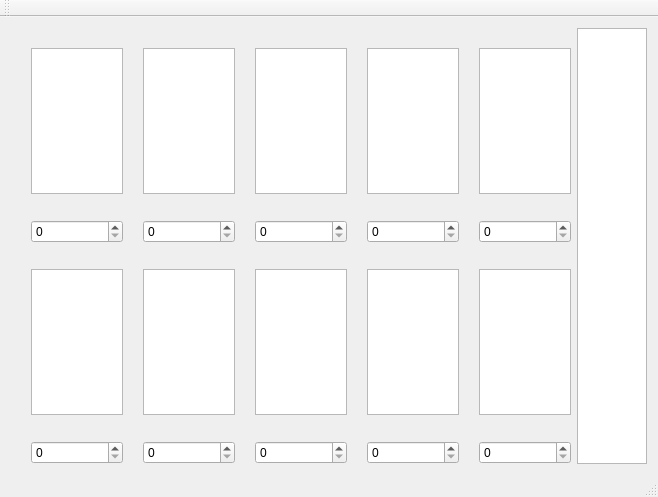
<?xml version="1.0" encoding="UTF-8"?>
<ui version="4.0">
 <class>Shop</class>
 <widget class="QMainWindow" name="Shop">
  <property name="geometry">
   <rect>
    <x>0</x>
    <y>0</y>
    <width>658</width>
    <height>497</height>
   </rect>
  </property>
  <property name="cursor">
   <cursorShape>PointingHandCursor</cursorShape>
  </property>
  <property name="windowTitle">
   <string>Shop</string>
  </property>
  <widget class="QWidget" name="centralWidget">
   <property name="styleSheet">
    <string notr="true">#centralWidget{
background-image : url(:/images/C:/Users/Jeannot MN/Desktop/image.png);
}</string>
   </property>
   <layout class="QHBoxLayout" name="horizontalLayout_7">
    <item>
     <spacer name="verticalSpacer">
      <property name="orientation">
       <enum>Qt::Vertical</enum>
      </property>
      <property name="sizeHint" stdset="0">
       <size>
        <width>20</width>
        <height>40</height>
       </size>
      </property>
     </spacer>
    </item>
    <item>
     <layout class="QGridLayout" name="gridLayout_2">
      <item row="1" column="0">
       <layout class="QVBoxLayout" name="verticalLayout_2">
        <item>
         <layout class="QHBoxLayout" name="horizontalLayout_5" stretch="0,0,0,0,0">
          <property name="spacing">
           <number>20</number>
          </property>
          <property name="topMargin">
           <number>20</number>
          </property>
          <property name="bottomMargin">
           <number>20</number>
          </property>
          <item>
           <widget class="QTextBrowser" name="textBrowser_6"/>
          </item>
          <item>
           <widget class="QTextBrowser" name="textBrowser_7"/>
          </item>
          <item>
           <widget class="QTextBrowser" name="textBrowser_8"/>
          </item>
          <item>
           <widget class="QTextBrowser" name="textBrowser_9"/>
          </item>
          <item>
           <widget class="QTextBrowser" name="textBrowser_10"/>
          </item>
         </layout>
        </item>
        <item>
         <layout class="QHBoxLayout" name="horizontalLayout_6">
          <property name="spacing">
           <number>20</number>
          </property>
          <property name="topMargin">
           <number>0</number>
          </property>
          <property name="rightMargin">
           <number>0</number>
          </property>
          <property name="bottomMargin">
           <number>0</number>
          </property>
          <item>
           <widget class="QSpinBox" name="spinBox_6"/>
          </item>
          <item>
           <widget class="QSpinBox" name="spinBox_7"/>
          </item>
          <item>
           <widget class="QSpinBox" name="spinBox_8"/>
          </item>
          <item>
           <widget class="QSpinBox" name="spinBox_9"/>
          </item>
          <item>
           <widget class="QSpinBox" name="spinBox_10"/>
          </item>
         </layout>
        </item>
       </layout>
      </item>
      <item row="0" column="0">
       <layout class="QVBoxLayout" name="verticalLayout">
        <item>
         <layout class="QHBoxLayout" name="horizontalLayout" stretch="0,0,0,0,0">
          <property name="spacing">
           <number>20</number>
          </property>
          <property name="topMargin">
           <number>20</number>
          </property>
          <property name="bottomMargin">
           <number>20</number>
          </property>
          <item>
           <widget class="QTextBrowser" name="textBrowser_2"/>
          </item>
          <item>
           <widget class="QTextBrowser" name="textBrowser"/>
          </item>
          <item>
           <widget class="QTextBrowser" name="textBrowser_3"/>
          </item>
          <item>
           <widget class="QTextBrowser" name="textBrowser_4"/>
          </item>
          <item>
           <widget class="QTextBrowser" name="textBrowser_5"/>
          </item>
         </layout>
        </item>
        <item>
         <layout class="QHBoxLayout" name="horizontalLayout_3">
          <property name="spacing">
           <number>20</number>
          </property>
          <property name="topMargin">
           <number>0</number>
          </property>
          <property name="rightMargin">
           <number>0</number>
          </property>
          <property name="bottomMargin">
           <number>0</number>
          </property>
          <item>
           <widget class="QSpinBox" name="spinBox_5"/>
          </item>
          <item>
           <widget class="QSpinBox" name="spinBox_4"/>
          </item>
          <item>
           <widget class="QSpinBox" name="spinBox_3"/>
          </item>
          <item>
           <widget class="QSpinBox" name="spinBox_2"/>
          </item>
          <item>
           <widget class="QSpinBox" name="spinBox"/>
          </item>
         </layout>
        </item>
       </layout>
      </item>
     </layout>
    </item>
    <item>
     <widget class="QTextBrowser" name="textBrowser_11"/>
    </item>
   </layout>
   <zorder>verticalSpacer</zorder>
   <zorder>horizontalLayoutWidget_3</zorder>
   <zorder>horizontalLayoutWidget</zorder>
  </widget>
  <widget class="QMenuBar" name="menuBar">
   <property name="geometry">
    <rect>
     <x>0</x>
     <y>0</y>
     <width>658</width>
     <height>21</height>
    </rect>
   </property>
  </widget>
  <widget class="QToolBar" name="mainToolBar">
   <attribute name="toolBarArea">
    <enum>TopToolBarArea</enum>
   </attribute>
   <attribute name="toolBarBreak">
    <bool>false</bool>
   </attribute>
  </widget>
  <widget class="QStatusBar" name="statusBar"/>
 </widget>
 <layoutdefault spacing="6" margin="11"/>
 <resources/>
 <connections/>
</ui>
